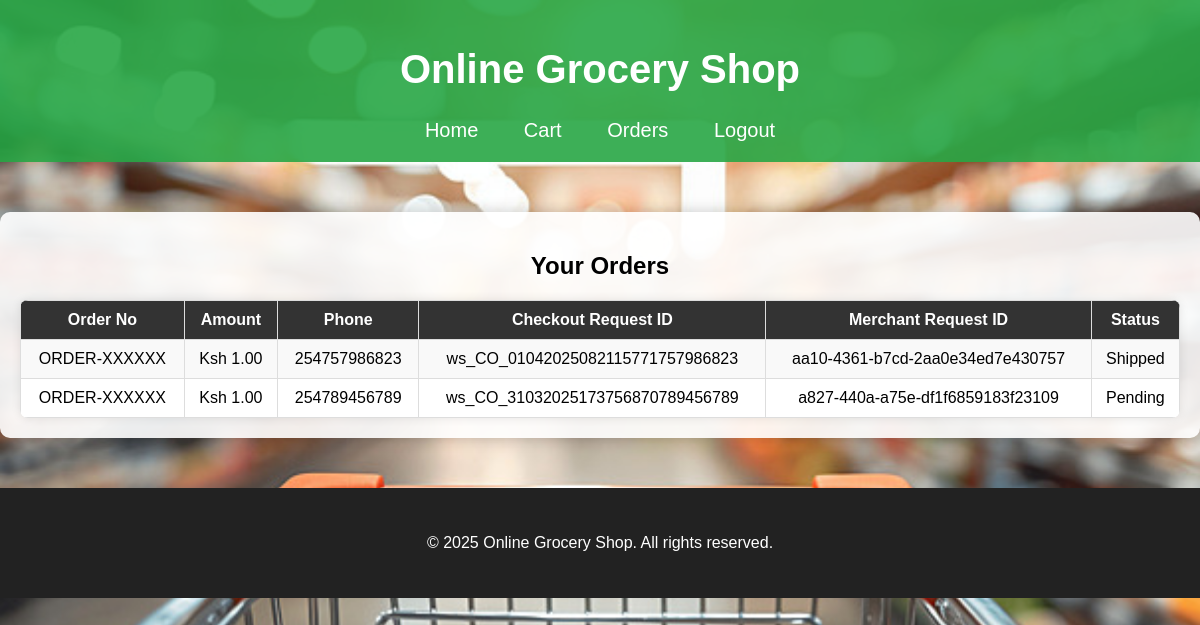
/orders.php, run on the app's committed database.
### tables this page shows
CREATE TABLE `orders` (
  `ID` int(11) NOT NULL,
  `OrderNo` varchar(100) NOT NULL,
  `Amount` decimal(10,2) NOT NULL,
  `Phone` varchar(15) NOT NULL,
  `CheckoutRequestID` varchar(100) NOT NULL,
  `MerchantRequestID` varchar(100) NOT NULL,
  `status` varchar(50) NOT NULL DEFAULT 'Pending'
);

### orders.php (the view, shortened to what this page needs)
<?php
include('db.php');
$query = "SELECT * FROM orders ORDER BY ID DESC";
$result = mysqli_query($conn, $query);
?>
<!DOCTYPE html>
<html>
<head>
    <link rel="stylesheet" href="styles.css">
</head>
<body>
    <header>
        <h1>Online Grocery Shop</h1>
        <nav>
            <a href="index.php">Home</a>
            <a href="cart.php">Cart</a>
            <a href="orders.php">Orders</a>
            <a href="logout.php">Logout</a>
        </nav>
    </header>
    <div class="container">
        <h2>Your Orders</h2>
        <?php if (mysqli_num_rows($result) == 0) { ?>
            <p class="no-orders">You have no orders yet. Start shopping!</p>
        <?php } else { ?>
            <table class="order-table">
                <tr>
                    <th>Order No</th>
                    <th>Amount</th>
                    <th>Phone</th>
                    <th>Checkout Request ID</th>
                    <th>Merchant Request ID</th>
                    <th>Status</th>
                </tr>
                <?php while ($row = mysqli_fetch_assoc($result)) { ?>
                    <tr>
                        <td><?php echo $row['OrderNo']; ?></td>
                        <td>Ksh <?php echo number_format($row['Amount'], 2); ?></td>
                        <td><?php echo $row['Phone']; ?></td>
                        <td><?php echo $row['CheckoutRequestID']; ?></td>
                        <td><?php echo $row['MerchantRequestID']; ?></td>
                        <td><?php echo $row['status']; ?></td>
                    </tr>
                <?php } ?>
            </table>
        <?php } ?>
    </div>
    <footer>
        <p>&copy; 2025 Online Grocery Shop. All rights reserved.</p>
    </footer>
</body>
</html>

### styles.css (style rules this page uses)
body { font-family: Arial, sans-serif; margin: 0; padding: 0; background-image: url('images/bg.jpg'); background-size: cover; background-attachment: fixed; background-position: center; }
header { background-color: rgba(40, 167, 69, 0.9); color: white; padding: 20px 0; text-align: center; font-size: 20px; }
nav { margin-top: 10px; }
nav a { color: white; text-decoration: none; padding: 10px 15px; margin: 0 5px; transition: background 0.3s ease; }
.container { max-width: 1200px; margin: 50px auto; padding: 20px; background: rgba(255, 255, 255, 0.9); border-radius: 10px; box-shadow: 0px 0px 15px rgba(0, 0, 0, 0.2); text-align: center; }
footer { background-color: #222; color: white; padding: 30px 0; text-align: center; margin-top: 20px; }

### orders.php (style rules this page uses)
.order-table { width: 100%; border-collapse: collapse; margin-top: 20px; background: white; box-shadow: 0px 0px 10px rgba(0, 0, 0, 0.1); border-radius: 8px; overflow: hidden; }
.order-table th, .order-table td { border: 1px solid #ddd; padding: 10px; text-align: center; }
.order-table th { background: #333; color: white; font-weight: bold; }
.order-table tr:nth-child(even) { background: #f9f9f9; }

### data on the page
orders: OrderNo "ORDER-XXXXXX", Amount "1.00", Phone "254757986823", CheckoutRequestID "ws_CO_01042025082115771757986823", MerchantRequestID "aa10-4361-b7cd-2aa0e34ed7e430757", status "Shipped"
orders: OrderNo "ORDER-XXXXXX", Amount "1.00", Phone "254789456789", CheckoutRequestID "ws_CO_31032025173756870789456789", MerchantRequestID "a827-440a-a75e-df1f6859183f23109", status "Pending"
